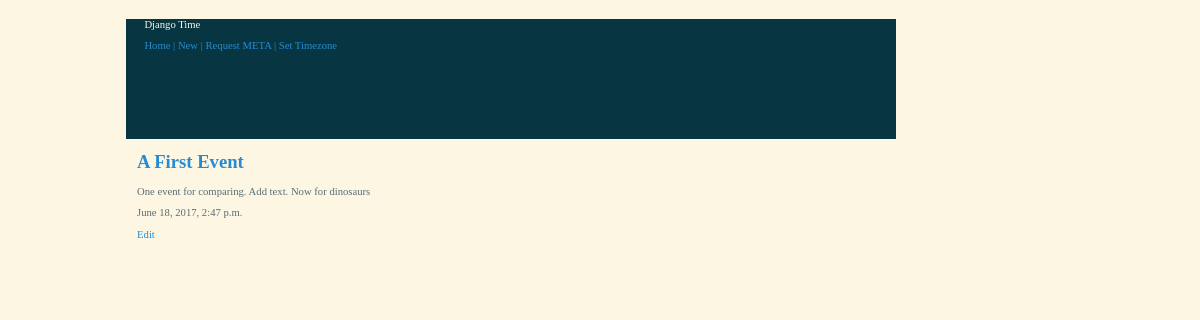
The page /event/1/ on the database its author committed.
### timeapp/models.py (models this page shows, shortened)
class Event(models.Model):
    title = models.CharField(max_length=128)
    description = models.TextField(blank=True)
    event_time = models.DateTimeField(auto_now_add=False, auto_now=False)
    def __str__(self):
        return self.title

### timeapp/views.py (the view)
def event_detail(request, event_id):
    events = Event.objects.all()
    try:
        event = events.get(pk=event_id)
    except Event.DoesNotExist:
        raise Http404
    context = {'event': event}
    return render(request, 'event_detail.html', context)

### timeapp/templates/event_detail.html
{% extends "base.html" %}
{% block content %}
    <h1><a href="{% url 'event_edit' event.pk %}">{{ event }}</a></h1>
    <p>{{ event.description }}</p>
    <p>{{ event.event_time }}</p>
    <a class="btn btn-default" href="{% url 'event_edit' pk=event.pk %}">Edit</a></a>
{% endblock %}

### timeapp/static/timeapp.css (style rules this page uses)
body { color: #586e75; background-color: #fdf6e3; font-family: "Verdana", "Geneva", "sans-serif"; font-size: 8pt; }
h1 { font-size: 14pt; font-style: normal; }
a:link { color: #268bd2; font-style: normal; text-decoration:none; }

### rows shown on the page
Event: title "A First Event", description "One event for comparing. Add text. Now for dinosaurs", event_time "June 18, 2017, 2:47 p.m."
